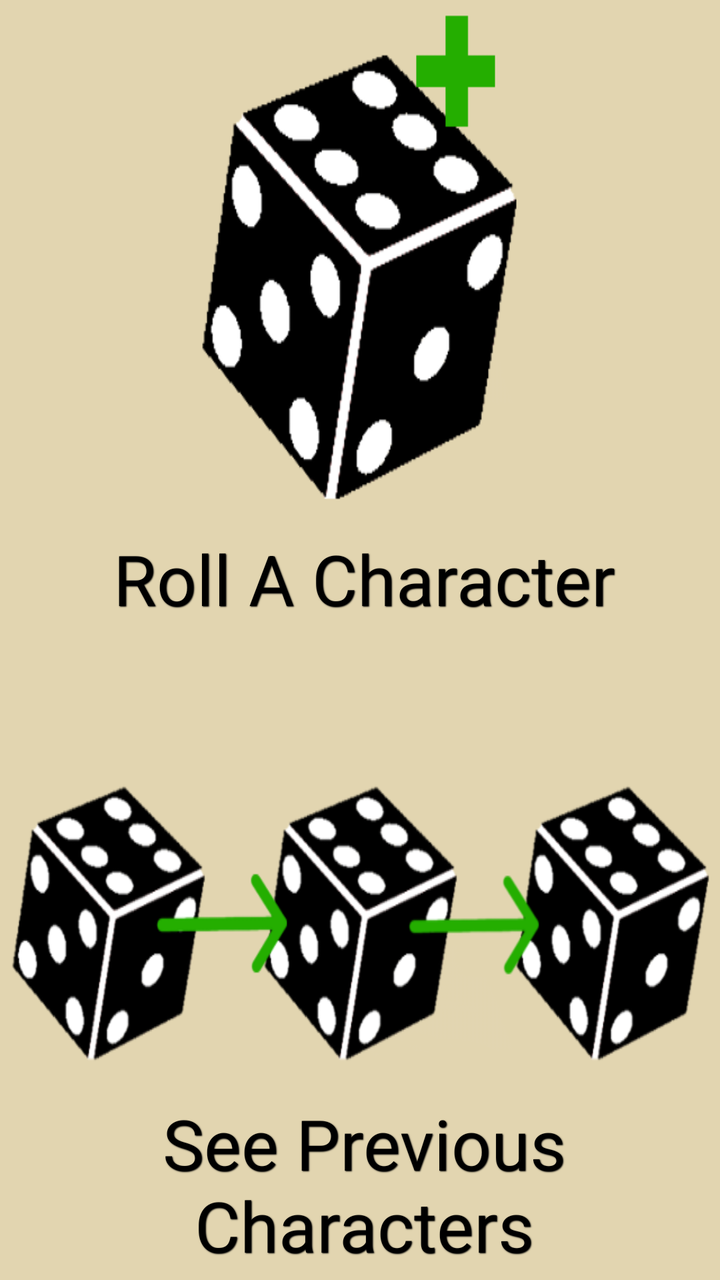
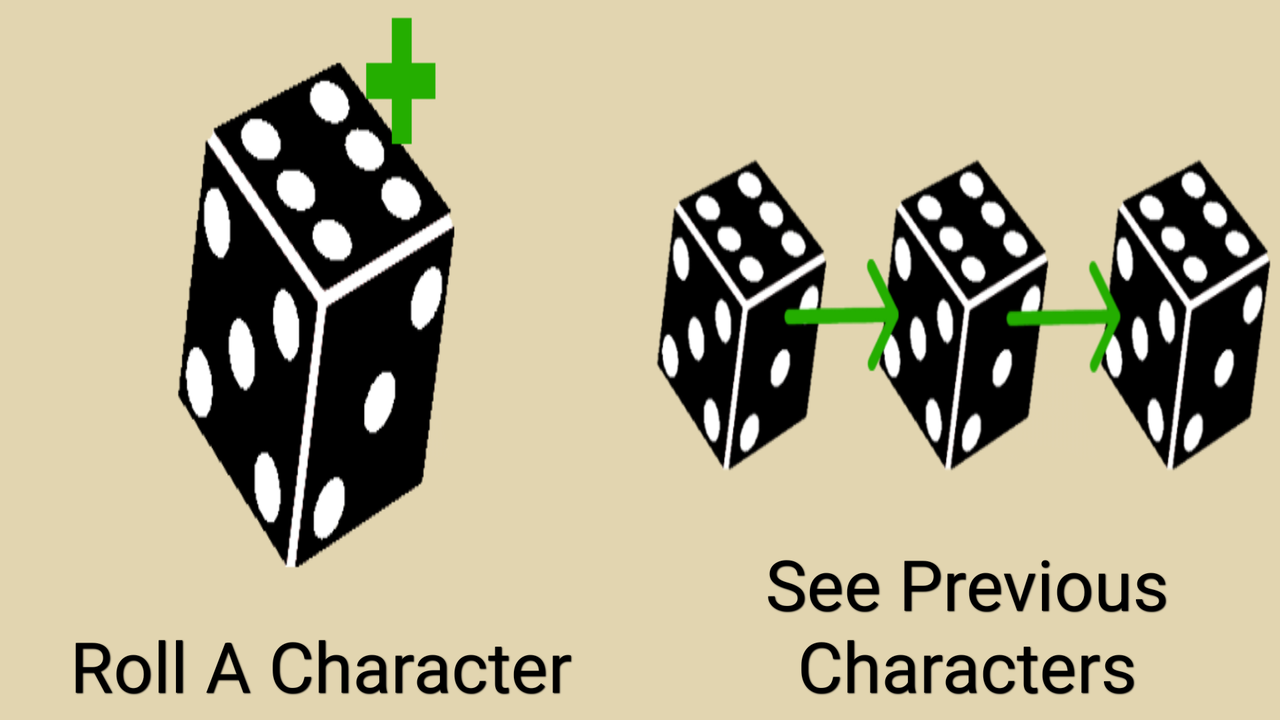

Two renders of one Android screen. The first uses the default layout on a phone; the second uses the alternative layout the repository ships for a different screen configuration, on a matching device. The two XML files are below.
<!-- AndroidManifest.xml: application theme AppTheme -->
<!-- res/layout/activity_select_path.xml -->
<?xml version="1.0" encoding="utf-8"?>
<LinearLayout xmlns:android="http://schemas.android.com/apk/res/android"
    xmlns:tools="http://schemas.android.com/tools" android:layout_width="match_parent"
    android:layout_height="match_parent"
    android:orientation="vertical"
    tools:context=".SelectPath"
    android:background="#E2D5B0"
    android:weightSum="100">

    <TextView
        android:layout_width="match_parent"
        android:layout_height="0dp"
        android:background="@drawable/splash_plus"
        android:text="@string/rollCharacterString"
        android:textColor="#000000"
        android:layout_weight="49.5"
        android:gravity="center_horizontal|bottom"
        style="@style/OverlayText"
        android:contentDescription="@string/rollCharacterString"
        android:onClick="rollCharacter"
        android:id="@+id/rollCharacterButton" />

    <Space
        android:layout_width="match_parent"
        android:layout_height="0dp"
        android:layout_weight="1">
    </Space>

    <TextView
        android:layout_width="match_parent"
        android:layout_height="0dp"
        android:background="@drawable/splash_arrows"
        android:text="@string/seePreviousCharactersString"
        android:textColor="#000000"
        android:layout_weight="49.5"
        android:gravity="bottom|center_horizontal"
        style="@style/OverlayText"
        android:contentDescription="@string/rollCharacterString"
        android:onClick="seePreviousCharacters"
        android:id="@+id/seePreviousCharactersButton" />
</LinearLayout>
<!-- resources referenced by this layout -->
<resources>
  <!-- drawable splash_arrows: png bitmap (drawable, 28370 bytes) -->
  <!-- drawable splash_plus: png bitmap (drawable, 27124 bytes) -->
  <string name="rollCharacterString">Roll A Character</string>
  <string name="seePreviousCharactersString">See Previous Characters</string>
  <style name="OverlayText">
          <item name="android:paddingLeft">4dp</item>
          <item name="android:paddingBottom">4dp</item>
          <item name="android:textColor">#ffffffff</item>
          <item name="android:textSize">35sp</item>
          <item name="android:shadowColor">#000000</item>
          <item name="android:shadowDx">1</item>
          <item name="android:shadowDy">1</item>
          <item name="android:shadowRadius">1</item>
      </style>
  <style name="AppTheme" parent="Theme.AppCompat.Light.DarkActionBar">
          
      </style>
</resources>
<!-- res/layout-land/activity_select_path.xml (the repository's variant of the layout above) -->
<!-- drawn on the phone turned sideways -->
<?xml version="1.0" encoding="utf-8"?>
<LinearLayout xmlns:android="http://schemas.android.com/apk/res/android"
    xmlns:tools="http://schemas.android.com/tools" android:layout_width="match_parent"
    android:layout_height="match_parent"
    android:orientation="horizontal"
    tools:context=".SelectPath"
    android:background="#E2D5B0"
    android:weightSum="100">

    <TextView
        android:layout_width="0dp"
        android:layout_height="match_parent"
        android:layout_weight="49.5"
        android:text="@string/rollCharacterString"
        android:textColor="#000000"
        android:background="@drawable/splash_plus"
        style="@style/OverlayText"
        android:gravity="center_horizontal|bottom"
        android:contentDescription="@string/rollCharacterString"
        android:onClick="rollCharacter"
        android:id="@+id/rollCharacterButton" />

    <Space
        android:layout_height="match_parent"
        android:layout_width="0dp"
        android:layout_weight="1">
    </Space>

    <TextView
        android:layout_width="0dp"
        android:layout_height="match_parent"
        android:layout_weight="49.5"
        android:text="@string/seePreviousCharactersString"
        android:textColor="#000000"
        android:background="@drawable/splash_arrows"
        style="@style/OverlayText"
        android:gravity="center_horizontal|bottom"
        android:contentDescription="@string/rollCharacterString"
        android:onClick="seePreviousCharacters"
        android:id="@+id/seePreviousCharactersButton" />
</LinearLayout>
